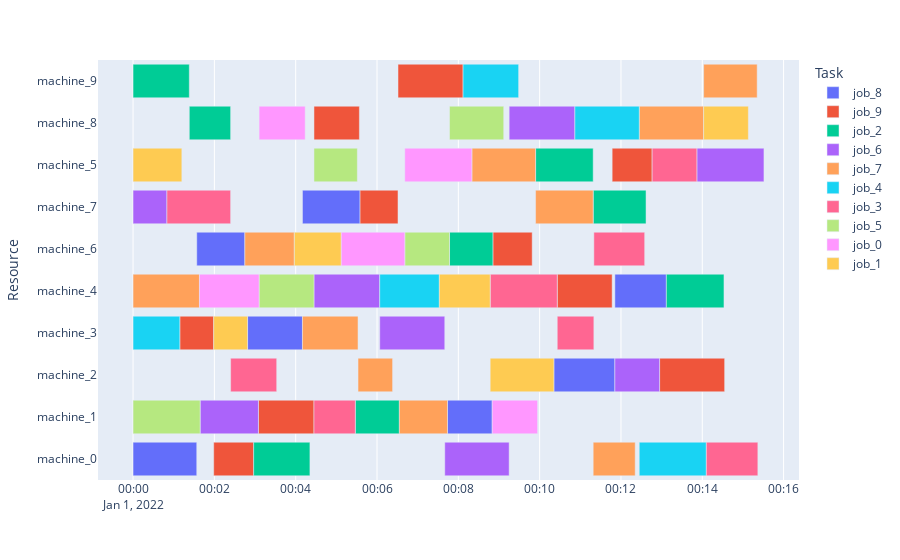

This figure's notebook cell:
### Code cell
env.render()
print(env.count_finished_tasks_machine_matrix)
print(env.production_list)

### Figure 1 — Plotly figure (JSON) as saved in the notebook; plotly's stock layout.template omitted (floating-point values rounded to 4 significant figures)
{"data": [{"alignmentgroup": "True", "base": ["2022-01-01T00:00:00", "2022-01-01T00:07:44", "2022-01-01T00:10:21", "2022-01-01T00:02:49", "2022-01-01T00:11:51", "2022-01-01T00:01:34", "2022-01-01T00:04:10"], "hovertemplate": "Task=job_8<br>Start=%{base}<br>Finish=%{x}<br>Resource=%{y}<extra></extra>", "legendgroup": "job_8", "marker": {"color": "#636efa", "pattern": {"shape": ""}}, "name": "job_8", "offsetgroup": "job_8", "orientation": "h", "showlegend": true, "textposition": "auto", "type": "bar", "x": [94000, 66000, 90000, 81000, 76000, 71000, 85000], "xaxis": "x", "y": ["machine_0", "machine_1", "machine_2", "machine_3", "machine_4", "machine_6", "machine_7"], "yaxis": "y"}, {"alignmentgroup": "True", "base": ["2022-01-01T00:01:59", "2022-01-01T00:03:05", "2022-01-01T00:12:57", "2022-01-01T00:01:09", "2022-01-01T00:10:26", "2022-01-01T00:11:47", "2022-01-01T00:08:51", "2022-01-01T00:05:35", "2022-01-01T00:04:27", "2022-01-01T00:06:31"], "hovertemplate": "Task=job_9<br>Start=%{base}<br>Finish=%{x}<br>Resource=%{y}<extra></extra>", "legendgroup": "job_9", "marker": {"color": "#EF553B", "pattern": {"shape": ""}}, "name": "job_9", "offsetgroup": "job_9", "orientation": "h", "showlegend": true, "textposition": "auto", "type": "bar", "x": [59000, 82000, 96000, 50000, 81000, 59000, 58000, 56000, 67000, 96000], "xaxis": "x", "y": ["machine_0", "machine_1", "machine_2", "machine_3", "machine_4", "machine_5", "machine_6", "machine_7", "machine_8", "machine_9"], "yaxis": "y"}, {"alignmentgroup": "True", "base": ["2022-01-01T00:02:58", "2022-01-01T00:05:28", "2022-01-01T00:13:07", "2022-01-01T00:09:54", "2022-01-01T00:07:47", "2022-01-01T00:11:19", "2022-01-01T00:01:23", "2022-01-01T00:00:00"], "hovertemplate": "Task=job_2<br>Start=%{base}<br>Finish=%{x}<br>Resource=%{y}<extra></extra>", "legendgroup": "job_2", "marker": {"color": "#00cc96", "pattern": {"shape": ""}}, "name": "job_2", "offsetgroup": "job_2", "orientation": "h", "showlegend": true, "textposition": "auto", "type": "bar", "x": [83000, 65000, 85000, 85000, 64000, 78000, 61000, 83000], "xaxis": "x", "y": ["machine_0", "machine_1", "machine_4", "machine_5", "machine_6", "machine_7", "machine_8", "machine_9"], "yaxis": "y"}, {"alignmentgroup": "True", "base": ["2022-01-01T00:07:40", "2022-01-01T00:01:39", "2022-01-01T00:11:51", "2022-01-01T00:06:04", "2022-01-01T00:04:27", "2022-01-01T00:13:52", "2022-01-01T00:00:00", "2022-01-01T00:09:15"], "hovertemplate": "Task=job_6<br>Start=%{base}<br>Finish=%{x}<br>Resource=%{y}<extra></extra>", "legendgroup": "job_6", "marker": {"color": "#ab63fa", "pattern": {"shape": ""}}, "name": "job_6", "offsetgroup": "job_6", "orientation": "h", "showlegend": true, "textposition": "auto", "type": "bar", "x": [95000, 86000, 66000, 96000, 97000, 99000, 50000, 97000], "xaxis": "x", "y": ["machine_0", "machine_1", "machine_2", "machine_3", "machine_4", "machine_5", "machine_7", "machine_8"], "yaxis": "y"}, {"alignmentgroup": "True", "base": ["2022-01-01T00:11:19", "2022-01-01T00:06:33", "2022-01-01T00:05:32", "2022-01-01T00:04:10", "2022-01-01T00:00:00", "2022-01-01T00:08:20", "2022-01-01T00:02:45", "2022-01-01T00:09:54", "2022-01-01T00:12:27", "2022-01-01T00:14:02"], "hovertemplate": "Task=job_7<br>Start=%{base}<br>Finish=%{x}<br>Resource=%{y}<extra></extra>", "legendgroup": "job_7", "marker": {"color": "#FFA15A", "pattern": {"shape": ""}}, "name": "job_7", "offsetgroup": "job_7", "orientation": "h", "showlegend": true, "textposition": "auto", "type": "bar", "x": [62000, 71000, 51000, 82000, 98000, 94000, 73000, 85000, 95000, 79000], "xaxis": "x", "y": ["machine_0", "machine_1", "machine_2", "machine_3", "machine_4", "machine_5", "machine_6", "machine_7", "machine_8", "machine_9"], "yaxis": "y"}, {"alignmentgroup": "True", "base": ["2022-01-01T00:12:27", "2022-01-01T00:00:00", "2022-01-01T00:06:04", "2022-01-01T00:10:52", "2022-01-01T00:08:07"], "hovertemplate": "Task=job_4<br>Start=%{base}<br>Finish=%{x}<br>Resource=%{y}<extra></extra>", "legendgroup": "job_4", "marker": {"color": "#19d3f3", "pattern": {"shape": ""}}, "name": "job_4", "offsetgroup": "job_4", "orientation": "h", "showlegend": true, "textposition": "auto", "type": "bar", "x": [99000, 69000, 88000, 95000, 82000], "xaxis": "x", "y": ["machine_0", "machine_3", "machine_4", "machine_8", "machine_9"], "yaxis": "y"}, {"alignmentgroup": "True", "base": ["2022-01-01T00:14:06", "2022-01-01T00:04:27", "2022-01-01T00:02:24", "2022-01-01T00:10:26", "2022-01-01T00:08:47", "2022-01-01T00:12:46", "2022-01-01T00:11:20", "2022-01-01T00:00:50"], "hovertemplate": "Task=job_3<br>Start=%{base}<br>Finish=%{x}<br>Resource=%{y}<extra></extra>", "legendgroup": "job_3", "marker": {"color": "#FF6692", "pattern": {"shape": ""}}, "name": "job_3", "offsetgroup": "job_3", "orientation": "h", "showlegend": true, "textposition": "auto", "type": "bar", "x": [76000, 61000, 68000, 54000, 99000, 66000, 75000, 94000], "xaxis": "x", "y": ["machine_0", "machine_1", "machine_2", "machine_3", "machine_4", "machine_5", "machine_6", "machine_7"], "yaxis": "y"}, {"alignmentgroup": "True", "base": ["2022-01-01T00:00:00", "2022-01-01T00:03:06", "2022-01-01T00:04:27", "2022-01-01T00:06:41", "2022-01-01T00:07:47"], "hovertemplate": "Task=job_5<br>Start=%{base}<br>Finish=%{x}<br>Resource=%{y}<extra></extra>", "legendgroup": "job_5", "marker": {"color": "#B6E880", "pattern": {"shape": ""}}, "name": "job_5", "offsetgroup": "job_5", "orientation": "h", "showlegend": true, "textposition": "auto", "type": "bar", "x": [99000, 81000, 64000, 66000, 80000], "xaxis": "x", "y": ["machine_1", "machine_4", "machine_5", "machine_6", "machine_8"], "yaxis": "y"}, {"alignmentgroup": "True", "base": ["2022-01-01T00:08:50", "2022-01-01T00:01:38", "2022-01-01T00:06:41", "2022-01-01T00:05:07", "2022-01-01T00:03:06"], "hovertemplate": "Task=job_0<br>Start=%{base}<br>Finish=%{x}<br>Resource=%{y}<extra></extra>", "legendgroup": "job_0", "marker": {"color": "#FF97FF", "pattern": {"shape": ""}}, "name": "job_0", "offsetgroup": "job_0", "orientation": "h", "showlegend": true, "textposition": "auto", "type": "bar", "x": [67000, 88000, 99000, 94000, 68000], "xaxis": "x", "y": ["machine_1", "machine_4", "machine_5", "machine_6", "machine_8"], "yaxis": "y"}, {"alignmentgroup": "True", "base": ["2022-01-01T00:08:47", "2022-01-01T00:01:59", "2022-01-01T00:07:32", "2022-01-01T00:00:00", "2022-01-01T00:03:58", "2022-01-01T00:14:02"], "hovertemplate": "Task=job_1<br>Start=%{base}<br>Finish=%{x}<br>Resource=%{y}<extra></extra>", "legendgroup": "job_1", "marker": {"color": "#FECB52", "pattern": {"shape": ""}}, "name": "job_1", "offsetgroup": "job_1", "orientation": "h", "showlegend": true, "textposition": "auto", "type": "bar", "x": [94000, 50000, 75000, 72000, 69000, 66000], "xaxis": "x", "y": ["machine_2", "machine_3", "machine_4", "machine_5", "machine_6", "machine_8"], "yaxis": "y"}], "layout": {"barmode": "overlay", "legend": {"title": {"text": "Task"}, "tracegroupgap": 0}, "margin": {"t": 60}, "xaxis": {"anchor": "y", "domain": [0, 1], "type": "date"}, "yaxis": {"anchor": "x", "domain": [0, 1], "title": {"text": "Resource"}}}}
